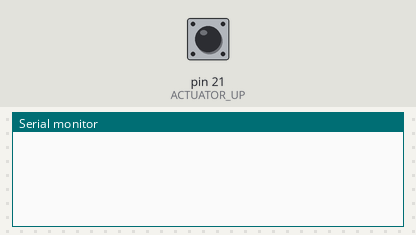
This sketch was run on a simulated Arduino Mega 2560, built with avr-gcc and run on an emulated ATmega2560. Shown: the last lines printed to the serial monitor. The test bench sets the inputs (shaded band); at power-on: pin 21 (ACTUATOR_UP) LOW.

Above: at 1.2 s.
1.3 s: pin 21 (ACTUATOR_UP) pulled HIGH for 0.15 s
At 2.6 s:
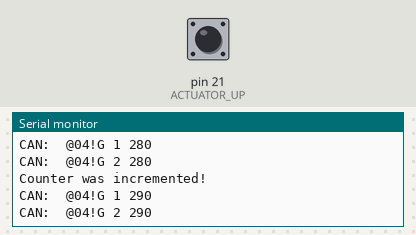
2.9 s: pin 21 (ACTUATOR_UP) pulled HIGH for 1 s
At 5.1 s:
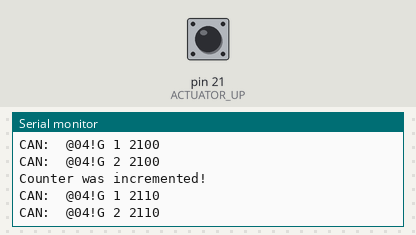
5.4 s: pin 21 (ACTUATOR_UP) pulled HIGH for 0.15 s
At 7.1 s:
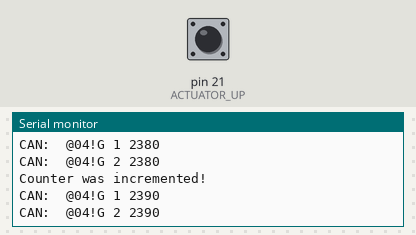
Timing chart, 0 to 8.6 s (numbered marks = the images above; inputs shaded):
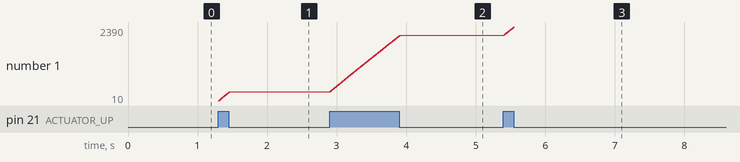

The sketch:

actuator_rise.ino
```cpp
#define ACTUATOR_UP 21
#define ACTUATOR_DOWN 23

int PRESS = 0;

void setup()
{
  Serial.begin(115200);
  // make ACTUATOR_UP as input
  pinMode(ACTUATOR_UP, INPUT);
}

void loop()
{
  int input;
  // Read input
  input = digitalRead(ACTUATOR_UP);
  if(input == 1)
  {
    PRESS += 10;
    Serial.println("Counter was incremented!");
    // Raise both Actuators
    sendCanCommand();
  }
}

void sendCanCommand()
{
  String canCommand;
  // Actuator 1
  canCommand = "@04!G 1 ";
  canCommand += PRESS;
  Serial.print("CAN:  ");
  Serial.println(canCommand);
  Serial1.write(canCommand.c_str());

  // Actuator 2
  canCommand = "@04!G 2 ";
  canCommand += PRESS;
  Serial.print("CAN:  ");
  Serial.println(canCommand);
  Serial1.write(canCommand.c_str());

}
```

Measured:
- after the input at 1.3 s, the serial monitor: prints a new line at once (image 1)
- after the input at 2.9 s, the serial monitor: prints a new line at once (image 2)
- plotted number 1: 290 → 2110 after the input at 2.9 s
